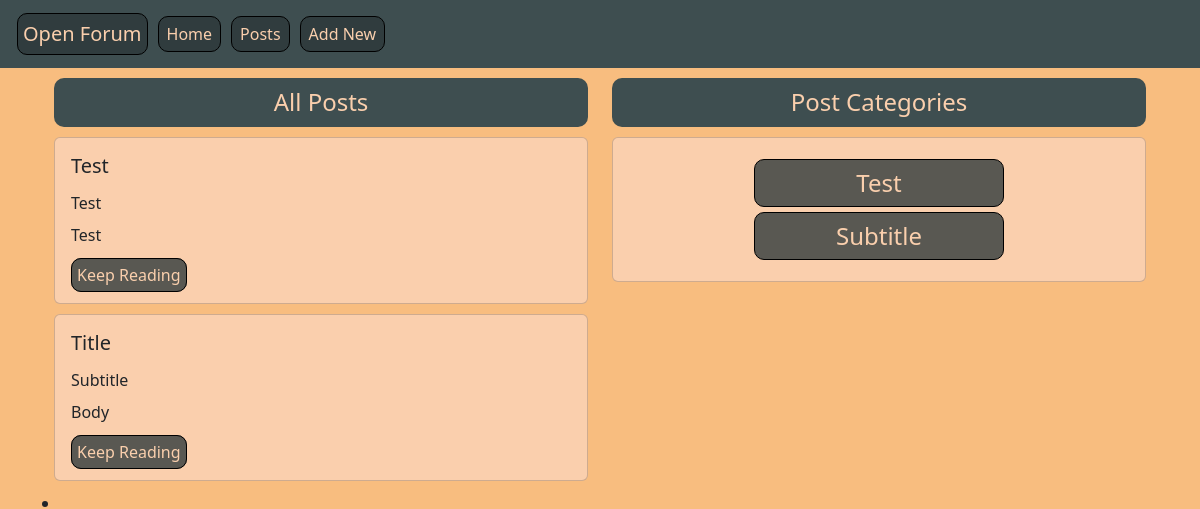
/posts/, run on an earlier commit of the app's database.
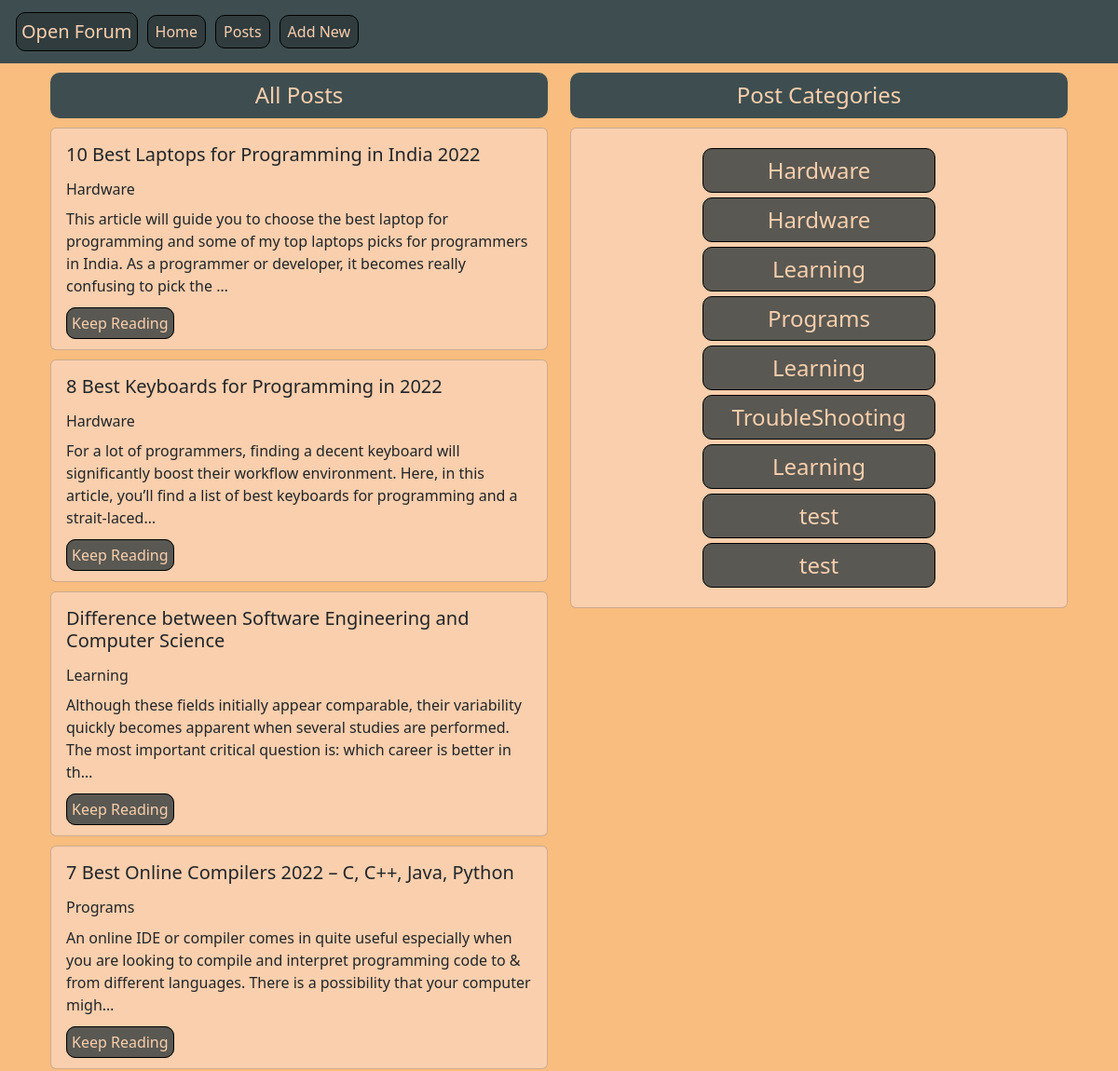
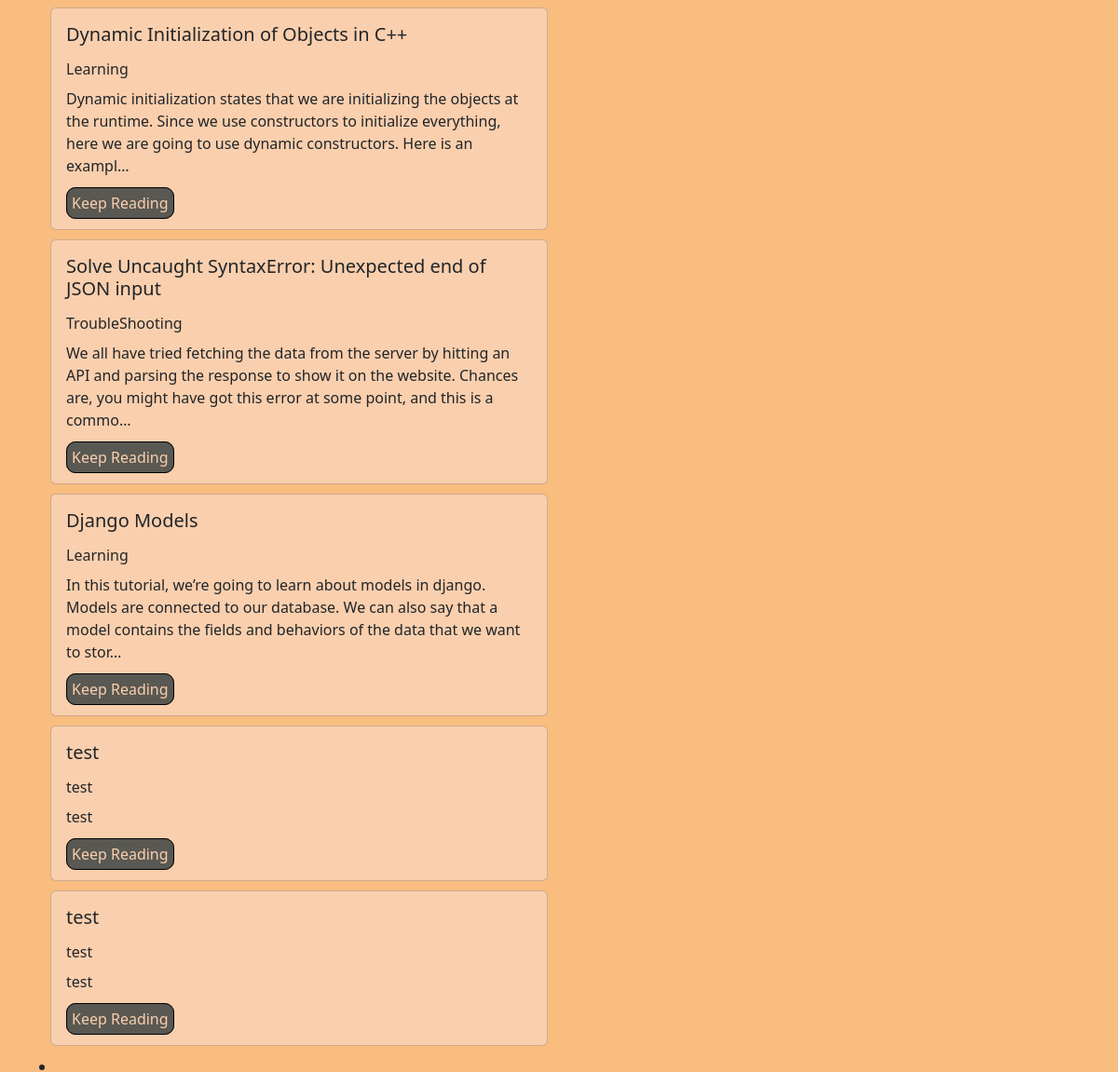
And on a later commit of the database (2 pictures, top to bottom).
### posts/models.py (models this page shows, shortened)
class Post(models.Model):
    title = models.CharField(max_length=256)
    subtitle = models.CharField(max_length=256)
    body = models.TextField()
    created_on = models.DateTimeField(auto_now_add=True)

### posts/views.py (the view)
# urls.py: path('', PostListView.as_view(), name='list'),
class PostListView(ListView):
    template_name = "posts/list.html"
    model = Post

### templates/posts/list.html (shortened to what this page needs)
{% extends 'base.html' %}
{% load static %}
{% block contents %}
    <div class="container">
        <div class="row align-items-start">
            <div class="col">
                <h1>All Posts</h1>
                {% for post in post_list %}
                <div class="card">
                    <div class="card-body">
                        <h5 class="card-title">{{ post.title }}</h5>
                        <h6 class="card-subtitle">{{ post.subtitle }}</h6>
                        <p class="card-text">{{ post.body | truncatechars:200 }}</p>
                        <a href="{% url 'detail' post.id %}" id="keep-reading">Keep Reading</a>
                    </div>
                </div>
                {% endfor %}
            </div>
            <div class="col">
                <h1>Post Categories</h1>
                    <div class="card">
                        <div class="card-body">
                            {% for post in post_list %}
                            <a class="categories" href="">{{ post.subtitle }}</a>
                            {% endfor %}
                        </div>
                    </div>
            </div>
        </div>
    </div>
            <li>
            </li>
{% endblock contents %}

What changed in the data, as far as the page shows it:
changed Post: title "Test" → "10 Best Laptops for Programming in India 2022"; subtitle "Test" → "Hardware"; body "Test" → "This article will guide you to choose the best laptop for programming and some of my top laptops picks for programmers in India. As a programmer or developer, it becomes really confusing to pick the …"
changed Post: title "Title" → "8 Best Keyboards for Programming in 2022"; subtitle "Subtitle" → "Hardware"; body "Body" → "For a lot of programmers, finding a decent keyboard will significantly boost their workflow environment. Here, in this article, you’ll find a list of best keyboards for programming and a strait-laced…"
added Post: title "Difference between Software Engineering and Computer Science", subtitle "Learning", body "Although these fields initially appear comparable, their variability quickly becomes apparent when several studies are performed. The most important critical question is: which career is better in th…"
added Post: title "7 Best Online Compilers 2022 – C, C++, Java, Python", subtitle "Programs", body "An online IDE or compiler comes in quite useful especially when you are looking to compile and interpret programming code to & from different languages. There is a possibility that your computer migh…"
added Post: title "Dynamic Initialization of Objects in C++", subtitle "Learning", body "Dynamic initialization states that we are initializing the objects at the runtime. Since we use constructors to initialize everything, here we are going to use dynamic constructors. Here is an exampl…"
added Post: title "Solve Uncaught SyntaxError: Unexpected end of JSON input", subtitle "TroubleShooting", body "We all have tried fetching the data from the server by hitting an API and parsing the response to show it on the website. Chances are, you might have got this error at some point, and this is a commo…"
added Post: title "Django Models", subtitle "Learning", body "In this tutorial, we’re going to learn about models in django. Models are connected to our database. We can also say that a model contains the fields and behaviors of the data that we want to stor…"
added Post: title "test", subtitle "test", body "test"
added Post: title "test", subtitle "test", body "test"
